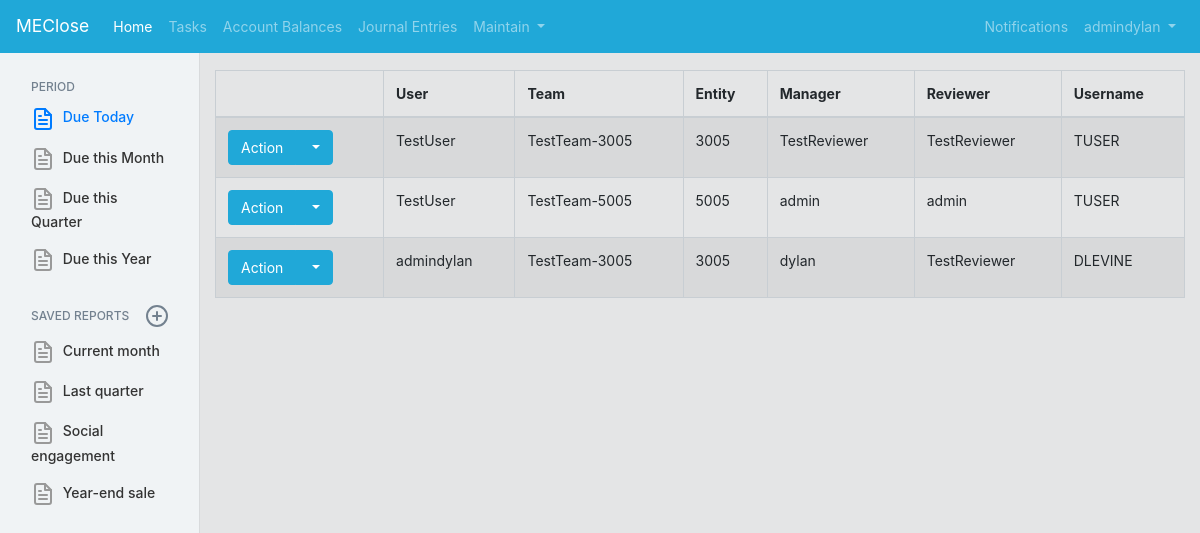
/ClosePortal/users/ (signed in), run on the app's committed database.
### CompanyMaintain/models.py (models this page shows, shortened)
class userReviewerMapping(models.Model):
    user = models.ForeignKey(User, on_delete=models.PROTECT, related_name="user_user")
    userTeam = models.ForeignKey(userDefinedTeam, on_delete=models.PROTECT, related_name="user_team") #consider setting delete to cascade or default, and giving a default value
    userManager = models.ForeignKey(User, on_delete=models.PROTECT, related_name="user_Manager")
    userReviewer = models.ForeignKey(User, on_delete=models.PROTECT, related_name="user_Reviewer") #the assigned reviewer can be different than the direct manager (i.e. Accountant -> Senior Accountant -> Manager, where senior reviews)
    systemIdentifier = models.CharField(max_length=200)
    entity = models.ForeignKey(userDefinedEntity, on_delete=models.PROTECT, related_name="entity_userReviewerMapping", default=1)
    class Meta:
        constraints = [
            models.UniqueConstraint(fields=['user', 'entity'], name='unique_EntityUser')
        ]

class userDefinedTeam(models.Model):
    team = models.CharField(max_length=200)
    teamOwner = models.ForeignKey(User, on_delete=models.PROTECT, related_name="user_teamOwner")
    entity = models.ForeignKey(userDefinedEntity, on_delete=models.PROTECT, related_name="entity_userDefinedTeam", default=1)
    class Meta:
        constraints = [
            models.UniqueConstraint(fields=['team', 'entity'], name='unique_EntityTeam')
        ]
    def __str__(self):
        return str(self.team) + "-" + str(self.entity)

class userDefinedEntity(models.Model):
    entity = models.CharField(max_length=200, default="Select Entity")
    def __str__(self):
        return self.entity

### CompanyMaintain/views.py (the view)
# urls.py: path('users/', UserList_List.as_view(), name='userlist'),
@method_decorator(decorators, name='dispatch')
class UserList_List(ListView):
    template_name = 'CloseApplication/userlist/userlist_list.html'
    model = userReviewerMapping

### CloseApplication/templates/CloseApplication/userlist/userlist_list.html (shortened to what this page needs)
{% extends "CloseApplication/base.html" %}
{% load staticfiles %}
{% block content %}
<table class="table table-striped table-bordered table-hover" id="EntryApproval_ChecklistTable">
    <thead>
        <tr>
            <th></th>
            <th>User</th>
            <th>Team</th>
            <th>Entity</th>
            <th>Manager</th>
            <th>Reviewer</th>
            <th>Username</th>
        </tr>
    </thead>
    {% for tableValue in object_list %}
    <tr>
        <td>
            <div class="btn-group">
                <button type="button" class="btn btn-primary">Action</button>
                <button type="button" class="btn btn-primary dropdown-toggle" data-toggle="dropdown">
                </button>
            </div>
        </td>
        <td>{{ tableValue.user }}</td>
        <td>{{ tableValue.userTeam }}</td>
        <td>{{ tableValue.entity }}</td>
        <td>{{ tableValue.userManager }}</td>
        <td>{{ tableValue.userReviewer }}</td>
        <td>{{ tableValue.systemIdentifier }}</td>
    </tr>
    {% endfor %}
</table>
{% endblock %}

### CloseApplication/templates/CloseApplication/base.html (shortened to what this page needs)
<!DOCTYPE html>
<html>
<head>
    {% load static %}
    <link rel="stylesheet" href="https://cdn.datatables.net/1.10.19/css/dataTables.bootstrap4.min.css">
    <link rel="stylesheet" href="https://maxcdn.bootstrapcdn.com/bootstrap/4.0.0/css/bootstrap.min.css">
    <link rel="stylesheet" href="{% static 'CloseApplication/jquery.dataTables.min.css' %}">
    <link rel="stylesheet" href="https://cdn.jsdelivr.net/npm/simplebar@latest/dist/simplebar.css"/>
    <link rel="stylesheet" href="{% static 'CloseApplication/sidenavbar.css' %}">
    <link rel="stylesheet" href="{% static 'CloseApplication/coreui.min.css' %}?v=0004"></script>
</head>
<body>
      <nav class="navbar fixed-top navbar-expand-lg navbar-dark bg-primary">
        <a class="navbar-brand" href="#">MEClose</a>
        <div class="collapse navbar-collapse" id="navbarSupportedContent">
          <ul class="navbar-nav mr-auto">
            <li class="nav-item active">
              <a class="nav-link" href="/ClosePortal/CloseSummary">Home<span class="sr-only">(current)</span></a>
            </li>
            <li class="nav-item">
              <a class="nav-link" href="/ClosePortal/tasks/">Tasks</a>
            </li>
            <li class="nav-item">
                    <a class="nav-link" href="/ClosePortal/accountrecs/">Account Balances</a>
            </li>
            <li class="nav-item">
                    <a class="nav-link" href="/ClosePortal/entryapprovals/">Journal Entries</a>
            </li>
            <li class="nav-item dropdown">
              <a class="nav-link dropdown-toggle" href="#" id="navbarDropdown" role="button" data-toggle="dropdown" aria-haspopup="true" aria-expanded="false">
                Maintain
              </a>
            </li>
          </ul>
          <ul class="navbar-nav">
<li class="nav-item dropdown d-md-down-none">
<a class="nav-link" data-toggle="dropdown" href="#" role="button" aria-haspopup="true" aria-expanded="false">
Notifications
</a>
</li>
              <li class="nav-item dropdown">
                  <div class="btn-group">
                      {% if user.is_authenticated %}
                        <span  class="nav-link dropdown-toggle" data-toggle="dropdown" aria-haspopup="true" aria-expanded="false">
                        {{ user.get_username }}
                        </span>
                        {% else %}
                        <div  href="{% url 'login'%}?next={{request.path}}" class="nav-link dropdown-toggle" data-toggle="dropdown" aria-haspopup="false" aria-expanded="false">
                        Login
                        </div>
                        {% endif %}
                    </div>
            </li>
          </ul>
        </div>
      </nav>
    <div class="page-wrap">
    <div class='container-fluid'>
    <div class="row">
        {% include "CloseApplication/sidebarnav.html" %}
        <main role="main" class="col-md-10 col-lg-10">
        {% block content %}{% endblock %}
        </main>
        </div>
        </div>
    </div>
</body>
</html>

### data on the page
userReviewerMapping: user "TestUser", userTeam "TestTeam-3005", entity "3005", userManager "TestReviewer", userReviewer "TestReviewer", systemIdentifier "TUSER"
userReviewerMapping: user "TestUser", userTeam "TestTeam-5005", entity "5005", userManager "admin", userReviewer "admin", systemIdentifier "TUSER"
userReviewerMapping: user "admindylan", userTeam "TestTeam-3005", entity "3005", userManager "dylan", userReviewer "TestReviewer", systemIdentifier "DLEVINE"

### other printed values
{{ user.get_username }} "admindylan"
